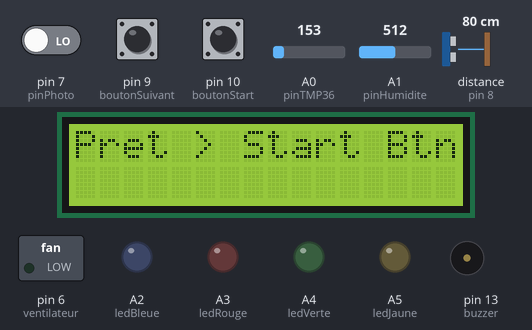
Recording of a sketch running on a simulated Arduino Uno, built with avr-gcc and run on an emulated ATmega328P. Parts: 16×2 character LCD, switched loads named in the sketch (green lamp = pin HIGH), output pins drawn as LEDs (lit = HIGH), buzzer (waves = sounding, pin HIGH). Inputs (shaded band) come from the test bench; at power-on: pin 10 (boutonStart) HIGH, pin 9 (boutonSuivant) HIGH, distance to the obstacle (sensor on pin 8) 80 cm, A0 (pinTMP36) = 153, pin 7 (pinPhoto) LOW, A1 (pinHumidite) = 512. The echo pulse lasts 58.3 µs per cm; pins used as bus, display or sensor lines are not drawn.

Above: at 1.2 s.
1.3 s: pin 10 (boutonStart) pulled LOW for 0.15 s
At 2.6 s:
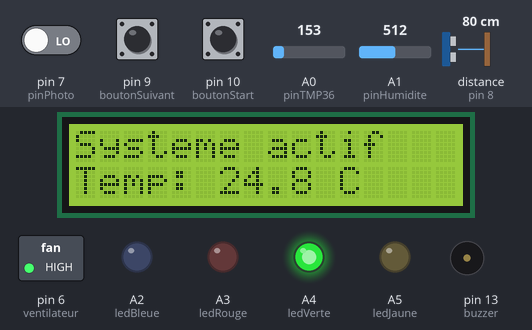
2.9 s: pin 9 (boutonSuivant) pulled LOW for 1 s
At 4.8 s:
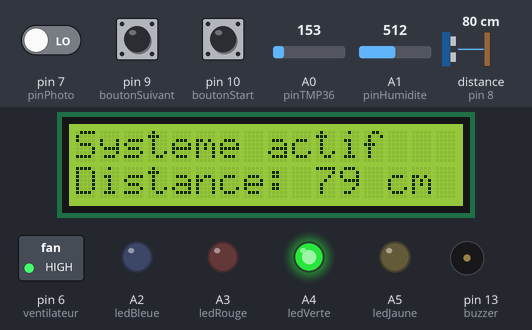
5.4 s: pin 10 (boutonStart) pulled LOW for 3.2 s
At 8.0 s:
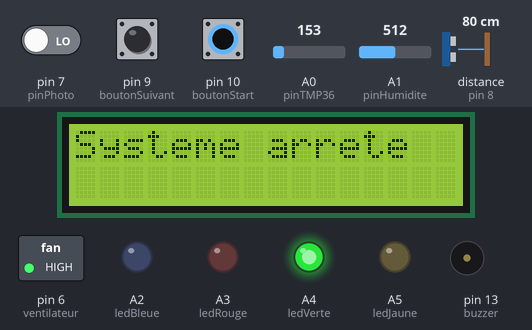
10.1 s: distance to the obstacle (sensor on pin 8) set to 23 cm
11.6 s: distance to the obstacle (sensor on pin 8) set to 18 cm
At 12.8 s:
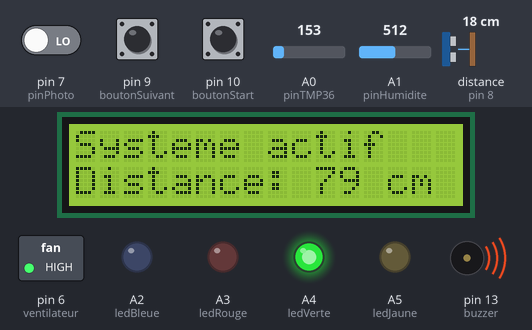
13.1 s: A0 (pinTMP36) set to 147
At 13.6 s:
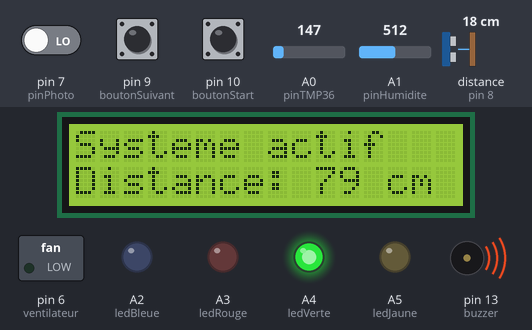
Timing chart, 0 to 15.7 s (numbered marks = the images above; inputs shaded):
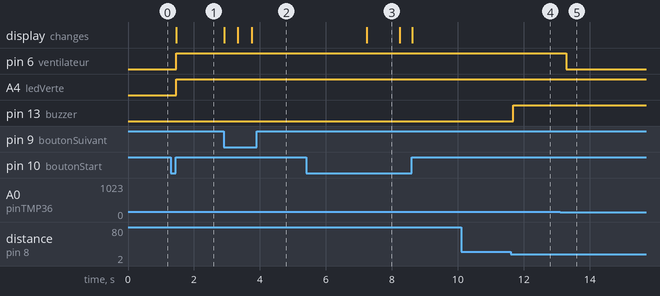

The sketch:

tableau_de_bord.ino
```cpp
#include <LiquidCrystal.h>

LiquidCrystal lcd_1(12, 11, 5, 4, 3, 2);

const int pinTMP36 = A0;
const int pinHumidite = A1;
const int pinPhoto = 7;
const int pinUltrason = 8;

const int ledBleue = A2;
const int ledRouge = A3;
const int ledVerte = A4;
const int ledJaune = A5;
const int ventilateur = 6;
const int buzzer = 13;

const int boutonStart = 10;
const int boutonSuivant = 9;

int ecran = 0;
int ecranAffiche = -1;
bool systemeActive = false;
bool boutonStartPressed = false;
unsigned long boutonStartPressTime = 0;
unsigned long dernierAppuiSuivant = 0;

void setup() {
  lcd_1.begin(16, 2);
  pinMode(pinUltrason, OUTPUT);
  pinMode(pinPhoto, INPUT);
  pinMode(ledBleue, OUTPUT);
  pinMode(ledRouge, OUTPUT);
  pinMode(ledVerte, OUTPUT);
  pinMode(ledJaune, OUTPUT);
  pinMode(ventilateur, OUTPUT);
  pinMode(buzzer, OUTPUT);
  pinMode(boutonStart, INPUT_PULLUP);
  pinMode(boutonSuivant, INPUT_PULLUP);

  // Affichage initial
  lcd_1.clear();
  lcd_1.setCursor(0,0);
  lcd_1.print("Pret > Start Btn");
}

void loop() {
  // Gestion du bouton Start (appui long pour arrêter, court pour démarrer)
  if (digitalRead(boutonStart) == LOW) {
    if (!boutonStartPressed) {
      boutonStartPressed = true;
      boutonStartPressTime = millis();
    } else {
      if (systemeActive && (millis() - boutonStartPressTime > 1500)) {
        // Arrêt du système
        systemeActive = false;
        lcd_1.clear();
        lcd_1.setCursor(0,0);
        lcd_1.print("Systeme arrete");
        delay(1000);
        lcd_1.clear();
        lcd_1.setCursor(0,0);
        lcd_1.print("Pret > Start Btn");
        ecranAffiche = -1;
        boutonStartPressed = false;
        return;
      }
    }
  } else {
    if (boutonStartPressed) {
      if (!systemeActive && (millis() - boutonStartPressTime < 1500)) {
        // Démarrage du système
        systemeActive = true;
        lcd_1.clear();
        lcd_1.setCursor(0,0);
        lcd_1.print("Systeme actif");
        ecranAffiche = -1; // Force l'affichage du premier écran
      }
      boutonStartPressed = false;
    }
  }

  if (!systemeActive) return;

  // Lecture capteurs
  float temperature = lireTemperature();
  int humidite = lireHumidite();
  int lumiere = digitalRead(pinPhoto);
  int distance = lireDistance();

  // Gestion actionneurs (toujours actifs)
  gererTemperature(temperature);
  gererHumidite(humidite);
  gererDistance(distance);

  // Changement écran UNIQUEMENT sur appui bouton suivant
  if (digitalRead(boutonSuivant) == LOW && millis() - dernierAppuiSuivant > 300) {
    ecran = (ecran + 1) % 4;
    // Met à jour l'affichage immédiatement lors du changement d'écran
    afficherEcran(ecran, temperature, humidite, lumiere, distance);
    ecranAffiche = ecran;
    dernierAppuiSuivant = millis();
  }

  // Affichage initial uniquement (quand le système vient de démarrer)
  if (ecranAffiche == -1) {
    afficherEcran(ecran, temperature, humidite, lumiere, distance);
    ecranAffiche = ecran;
  }

  delay(200);
}

void afficherEcran(int e, float temperature, int humidite, int lumiere, int distance) {
  lcd_1.clear(); // Efface tout l'écran
  lcd_1.setCursor(0,0);
  lcd_1.print("Systeme actif"); // ligne 1 fixe

  lcd_1.setCursor(0,1);
  switch (e) {
    case 0:
      lcd_1.print("Temp: ");
      lcd_1.print(temperature, 1);
      lcd_1.print(" C");
      break;
    case 1:
      lcd_1.print("Humidite: ");
      lcd_1.print(humidite);
      lcd_1.print("%");
      break;
    case 2:
      lcd_1.print("Lumiere: ");
      lcd_1.print(lumiere ? "Clair" : "Sombre");
      break;
    case 3:
      if (distance < 0) {
        lcd_1.print("Distance: No");
        lcd_1.setCursor(0,1);
        lcd_1.print(" mesure");
      } else {
        lcd_1.print("Distance: ");
        lcd_1.print(distance);
        lcd_1.print(" cm");
      }
      break;
  }
}

float lireTemperature() {
  int val = analogRead(pinTMP36);
  float tension = val * (5.0 / 1023.0);
  float temperature = (tension - 0.5) * 100;
  return temperature;
}

int lireHumidite() {
  int val = analogRead(pinHumidite);
  return map(val, 1023, 0, 100, 0);
}

int lireDistance() {
  pinMode(pinUltrason, OUTPUT);
  digitalWrite(pinUltrason, LOW);
  delayMicroseconds(2);
  digitalWrite(pinUltrason, HIGH);
  delayMicroseconds(10);
  digitalWrite(pinUltrason, LOW);

  pinMode(pinUltrason, INPUT);
  long duree = pulseIn(pinUltrason, HIGH, 25000);
  pinMode(pinUltrason, OUTPUT);

  if (duree == 0) return -1;
  return duree * 0.034 / 2;
}

void gererTemperature(float t) {
  digitalWrite(ledBleue, LOW);
  digitalWrite(ledRouge, LOW);
  digitalWrite(ventilateur, LOW);

  if (t >= 10 && t <= 18) {
    digitalWrite(ledBleue, HIGH);
  } else if (t >= 19 && t <= 21) {
    digitalWrite(ledRouge, HIGH);
  } else if (t > 22) {
    digitalWrite(ventilateur, HIGH);
  }
}

void gererHumidite(int h) {
  digitalWrite(ledVerte, LOW);
  digitalWrite(ledJaune, LOW);

  if (h >= 40 && h <= 70) {
    digitalWrite(ledVerte, HIGH);
  } else {
    digitalWrite(ledJaune, HIGH);
  }
}

void gererDistance(int d) {
  if (d > 0 && d < 20) {
    digitalWrite(buzzer, HIGH);
  } else {
    digitalWrite(buzzer, LOW);
  }
}
```

Measured:
- the behaviour switches between 21 and 20 cm on distance to the obstacle (sensor on pin 8) (found by bisection; images 3 and 4)
- the behaviour switches between 148 and 147 on A0 (pinTMP36) (found by bisection; images 4 and 5)
- after the input at 1.3 s, pin 6 (ventilateur), A4 (ledVerte): LOW → HIGH after 0.16 s; the display: changes after 0.17 s (image 1)
- after the input at 2.9 s, the display: first changes at once (image 2 shows a later state)
- after the input at 5.4 s, the display: changes after 1.8 s (image 3)
- after the input at 11.6 s, pin 13 (buzzer): LOW → HIGH after 0.07 s
- after the input at 13.1 s, pin 6 (ventilateur): HIGH → LOW after 0.19 s
